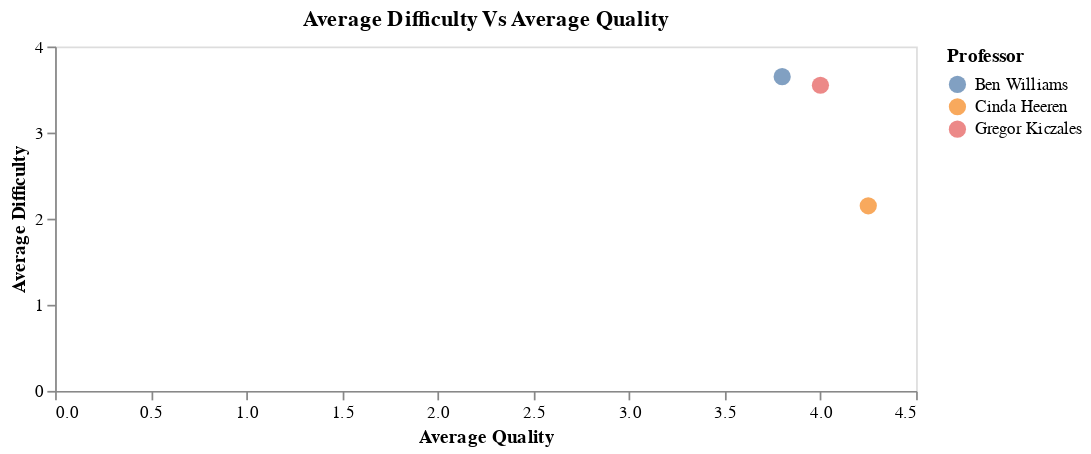

Notebook cell for this chart:
### Code cell
# Scatter Plot

alt.Chart(prof_scores).mark_circle(size = 100).encode(
    x = alt.X("Average Quality"),
    y = alt.Y("Average Difficulty"),
    color = "Professor"
).properties(
    title = "Average Difficulty Vs Average Quality",
    width = 500,
    height = 200

).configure(
    axis = alt.Axis(grid = False)
)

### Figure 1 — Vega-Lite specification as saved in the notebook (floating-point values rounded to 4 significant figures)
{"config": {"view": {"continuousWidth": 300, "continuousHeight": 300}, "axis": {"grid": false}}, "data": {"name": "data-4ef57a1f89f2232904122d3973aa816a"}, "mark": {"type": "circle", "size": 100}, "encoding": {"color": {"field": "Professor", "type": "nominal"}, "x": {"field": "Average Quality", "type": "quantitative"}, "y": {"field": "Average Difficulty", "type": "quantitative"}}, "height": 200, "title": "Average Difficulty Vs Average Quality", "width": 500, "$schema": "https://vega.github.io/schema/vega-lite/v5.16.3.json", "datasets": {"data-4ef57a1f89f2232904122d3973aa816a": [{"Professor": "Cinda Heeren", "Total Reviews": 20, "Average Quality": 4.25, "Average Difficulty": 2.15, "Average Confidence Score": 0.9062}, {"Professor": "Ben Williams", "Total Reviews": 20, "Average Quality": 3.8, "Average Difficulty": 3.65, "Average Confidence Score": 0.9249}, {"Professor": "Gregor Kiczales", "Total Reviews": 20, "Average Quality": 4.0, "Average Difficulty": 3.55, "Average Confidence Score": 0.8902}]}}
